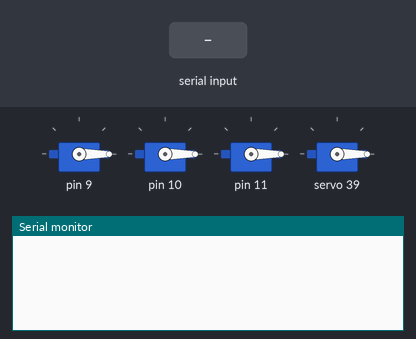
The sketch below on a simulated Arduino Uno, built with avr-gcc and run on an emulated ATmega328P. Parts: 4 × servo, the last lines printed to the serial monitor. The test bench sets the inputs (shaded band).

Above: at 4.2 s.
4.3 s: "NL\n" received over Serial
At 4.7 s:
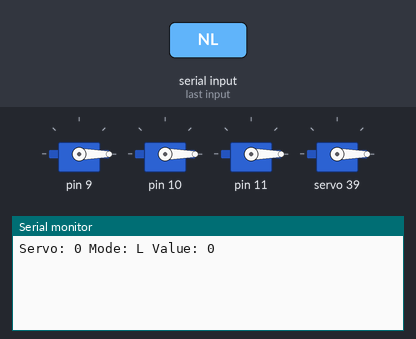
5.8 s: "LI\n" received over Serial
At 7.0 s:
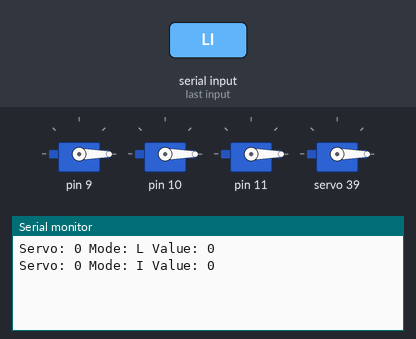
7.3 s: "90,45\n" received over Serial
At 8.3 s:
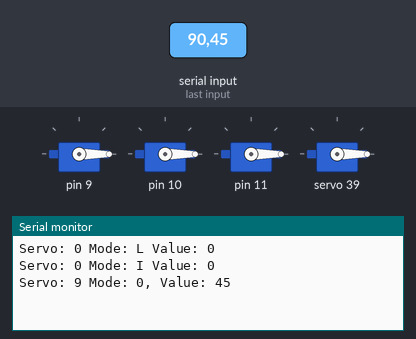

Measured:
- after the input at 4.3 s, the serial monitor: prints a new line at once (image 1)
- after the input at 5.8 s, the serial monitor: prints a new line at once (image 2)
- after the input at 7.3 s, the serial monitor: prints a new line at once (image 3)

The sketch:

Servo_Driver.ino
```cpp
#include <Servo.h>

class MiServo : public Servo {
  private:
    unsigned long last_time = 0;
    int angle_no_linear = 10;
    int velocity_slow = 300;

    bool motion_in_progress = false;
    bool direction = true;
    int slow_start_angle = 0;
    int current_angle = 0;
    int end_angle = 0;
    int id_servo = 0;

  public:
    void init (int id, int pin) {
      id_servo = id;
      attach(pin);
    }

    int getId() {
      return id_servo;
    }

    void NonlinearMotion(int angle) {
        current_angle = read();
        end_angle = angle;
        if (current_angle != end_angle) {
          direction = current_angle < end_angle;
          if (direction){
            slow_start_angle = max(current_angle, end_angle - angle_no_linear);
          }
          else {
            slow_start_angle = min(current_angle, end_angle + angle_no_linear);
          }
          motion_in_progress = true;
          write(slow_start_angle);
          current_angle = slow_start_angle;
        }
        else {
          motion_in_progress = false;
          return;
        }
      }

    void update() {
      unsigned long current_time = millis();
      if (motion_in_progress & current_time - last_time > velocity_slow) {
        last_time = millis();
        if (direction) {
          if (current_angle < end_angle) {
            current_angle++;
          }
          else {
            motion_in_progress = false;
          }
        }
        else {
          if (current_angle > end_angle) {
            current_angle--;
          }
          else {
            motion_in_progress = false;
          }
        }
        write(current_angle);
      }
    }

    void Origin(){
      write(0);
    }
  	void Midle(){
      write(90);
    }
};

MiServo miServo1;
MiServo miServo2;
MiServo miServo3;

MiServo servos[3] = {miServo1, miServo2, miServo3};
int connections[3] = {9, 10, 11};

void setup() {
  Serial.begin(9600);
  for (int i = 0; i <= 3; i++) {
    servos[i].init(i, connections[i]);
    servos[i].Origin();
  }
  delay(3000);
}

void loop() {
  // update servos
  for (int i = 0; i <= 3; i++) {
    servos[i].update();
  }
  serialEvent();
}

void serialEvent() {
  while (Serial.available()) {
    String input = Serial.readStringUntil('\n');
    int servoIndex = input.substring(0, 1).toInt();
    String servoMode = input.substring(1, 3); // Obtener el modo del servo (NL: Movimiento no lineal, LI: Movimiento lineal)
    int servoValue = input.substring(3).toInt();

    Serial.println("Servo: "+String(servoIndex)+" Mode: "+servoMode+" Value: "+String(servoValue)+"\n");

    if (servoMode == "NL") {
      servos[servoIndex].NonlinearMotion(servoValue);
    } else if (servoMode == "LI") {
      servos[servoIndex].write(servoValue);
    }
  }
}
```
